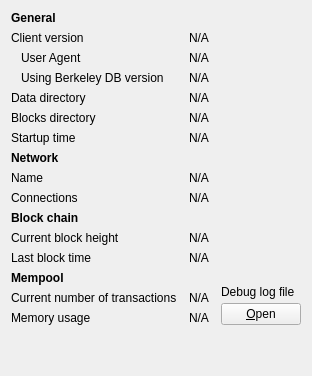
     <widget class="QWidget" name="tab_info">
      <attribute name="title">
       <string>&amp;Information</string>
      </attribute>
      <layout class="QGridLayout" name="gridLayout" columnstretch="0,1,0">
       <property name="horizontalSpacing">
        <number>12</number>
       </property>
       <item row="0" column="0">
        <widget class="QLabel" name="label_9">
         <property name="font">
          <font>
           <weight>75</weight>
           <bold>true</bold>
          </font>
         </property>
         <property name="text">
          <string>General</string>
         </property>
        </widget>
       </item>
       <item row="1" column="0">
        <widget class="QLabel" name="label_6">
         <property name="text">
          <string>Client version</string>
         </property>
        </widget>
       </item>
       <item row="1" column="1" colspan="2">
        <widget class="QLabel" name="clientVersion">
         <property name="cursor">
          <cursorShape>IBeamCursor</cursorShape>
         </property>
         <property name="text">
          <string>N/A</string>
         </property>
         <property name="textFormat">
          <enum>Qt::PlainText</enum>
         </property>
         <property name="textInteractionFlags">
          <set>Qt::LinksAccessibleByMouse|Qt::TextSelectableByKeyboard|Qt::TextSelectableByMouse</set>
         </property>
        </widget>
       </item>
       <item row="2" column="0">
        <widget class="QLabel" name="labelClientUserAgent">
         <property name="text">
          <string>User Agent</string>
         </property>
         <property name="indent">
          <number>10</number>
         </property>
        </widget>
       </item>
       <item row="2" column="1" colspan="2">
        <widget class="QLabel" name="clientUserAgent">
         <property name="cursor">
          <cursorShape>IBeamCursor</cursorShape>
         </property>
         <property name="text">
          <string>N/A</string>
         </property>
         <property name="textFormat">
          <enum>Qt::PlainText</enum>
         </property>
         <property name="textInteractionFlags">
          <set>Qt::LinksAccessibleByMouse|Qt::TextSelectableByKeyboard|Qt::TextSelectableByMouse</set>
         </property>
        </widget>
       </item>
       <item row="3" column="0">
        <widget class="QLabel" name="label_berkeleyDBVersion">
         <property name="text">
          <string>Using Berkeley DB version</string>
         </property>
         <property name="indent">
          <number>10</number>
         </property>
        </widget>
       </item>
       <item row="3" column="1" colspan="2">
        <widget class="QLabel" name="berkeleyDBVersion">
         <property name="cursor">
          <cursorShape>IBeamCursor</cursorShape>
         </property>
         <property name="text">
          <string>N/A</string>
         </property>
         <property name="textFormat">
          <enum>Qt::PlainText</enum>
         </property>
         <property name="textInteractionFlags">
          <set>Qt::LinksAccessibleByMouse|Qt::TextSelectableByKeyboard|Qt::TextSelectableByMouse</set>
         </property>
        </widget>
       </item>
       <item row="4" column="0">
        <widget class="QLabel" name="label_12">
         <property name="text">
          <string>Data directory</string>
         </property>
        </widget>
       </item>
       <item row="4" column="1" colspan="2">
        <widget class="QLabel" name="dataDir">
         <property name="cursor">
          <cursorShape>IBeamCursor</cursorShape>
         </property>
         <property name="toolTip">
          <string>To specify a non-default location of the data directory use the '%1' option.</string>
         </property>
         <property name="text">
          <string>N/A</string>
         </property>
         <property name="textFormat">
          <enum>Qt::PlainText</enum>
         </property>
         <property name="wordWrap">
          <bool>true</bool>
         </property>
         <property name="textInteractionFlags">
          <set>Qt::LinksAccessibleByMouse|Qt::TextSelectableByKeyboard|Qt::TextSelectableByMouse</set>
         </property>
        </widget>
       </item>
       <item row="5" column="0">
        <widget class="QLabel" name="label_11">
         <property name="text">
          <string>Blocks directory</string>
         </property>
        </widget>
       </item>
       <item row="5" column="1" colspan="2">
        <widget class="QLabel" name="blocksDir">
         <property name="cursor">
          <cursorShape>IBeamCursor</cursorShape>
         </property>
         <property name="toolTip">
          <string>To specify a non-default location of the blocks directory use the '%1' option.</string>
         </property>
         <property name="text">
          <string>N/A</string>
         </property>
         <property name="textFormat">
          <enum>Qt::PlainText</enum>
         </property>
         <property name="wordWrap">
          <bool>true</bool>
         </property>
         <property name="textInteractionFlags">
          <set>Qt::LinksAccessibleByMouse|Qt::TextSelectableByKeyboard|Qt::TextSelectableByMouse</set>
         </property>
        </widget>
       </item>
       <item row="6" column="0">
        <widget class="QLabel" name="label_13">
         <property name="text">
          <string>Startup time</string>
         </property>
        </widget>
       </item>
       <item row="6" column="1" colspan="2">
        <widget class="QLabel" name="startupTime">
         <property name="cursor">
          <cursorShape>IBeamCursor</cursorShape>
         </property>
         <property name="text">
          <string>N/A</string>
         </property>
         <property name="textFormat">
          <enum>Qt::PlainText</enum>
         </property>
         <property name="textInteractionFlags">
          <set>Qt::LinksAccessibleByMouse|Qt::TextSelectableByKeyboard|Qt::TextSelectableByMouse</set>
         </property>
        </widget>
       </item>
       <item row="7" column="0">
        <widget class="QLabel" name="labelNetwork">
         <property name="font">
          <font>
           <weight>75</weight>
           <bold>true</bold>
          </font>
         </property>
         <property name="text">
          <string>Network</string>
         </property>
        </widget>
       </item>
       <item row="8" column="0">
        <widget class="QLabel" name="label_8">
         <property name="text">
          <string>Name</string>
         </property>
        </widget>
       </item>
       <item row="8" column="1" colspan="2">
        <widget class="QLabel" name="networkName">
         <property name="cursor">
          <cursorShape>IBeamCursor</cursorShape>
         </property>
         <property name="text">
          <string>N/A</string>
         </property>
         <property name="textFormat">
          <enum>Qt::PlainText</enum>
         </property>
         <property name="textInteractionFlags">
          <set>Qt::LinksAccessibleByMouse|Qt::TextSelectableByKeyboard|Qt::TextSelectableByMouse</set>
         </property>
        </widget>
       </item>
       <item row="9" column="0">
        <widget class="QLabel" name="label_7">
         <property name="text">
          <string>Connections</string>
         </property>
        </widget>
       </item>
       <item row="9" column="1" colspan="2">
        <widget class="QLabel" name="numberOfConnections">
         <property name="cursor">
          <cursorShape>IBeamCursor</cursorShape>
         </property>
         <property name="text">
          <string>N/A</string>
         </property>
         <property name="textFormat">
          <enum>Qt::PlainText</enum>
         </property>
         <property name="textInteractionFlags">
          <set>Qt::LinksAccessibleByMouse|Qt::TextSelectableByKeyboard|Qt::TextSelectableByMouse</set>
         </property>
        </widget>
       </item>
       <item row="10" column="0">
        <widget class="QLabel" name="label_10">
         <property name="font">
          <font>
           <weight>75</weight>
           <bold>true</bold>
          </font>
         </property>
         <property name="text">
          <string>Block chain</string>
         </property>
        </widget>
       </item>
       <item row="11" column="0">
        <widget class="QLabel" name="label_3">
         <property name="text">
          <string>Current block height</string>
         </property>
        </widget>
       </item>
       <item row="11" column="1" colspan="2">
        <widget class="QLabel" name="numberOfBlocks">
         <property name="cursor">
          <cursorShape>IBeamCursor</cursorShape>
         </property>
         <property name="text">
          <string>N/A</string>
         </property>
         <property name="textFormat">
          <enum>Qt::PlainText</enum>
         </property>
         <property name="textInteractionFlags">
          <set>Qt::LinksAccessibleByMouse|Qt::TextSelectableByKeyboard|Qt::TextSelectableByMouse</set>
         </property>
        </widget>
       </item>
       <item row="12" column="0">
        <widget class="QLabel" name="labelLastBlockTime">
         <property name="text">
          <string>Last block time</string>
         </property>
        </widget>
       </item>
       <item row="12" column="1" colspan="2">
        <widget class="QLabel" name="lastBlockTime">
         <property name="cursor">
          <cursorShape>IBeamCursor</cursorShape>
         </property>
         <property name="text">
          <string>N/A</string>
         </property>
         <property name="textFormat">
          <enum>Qt::PlainText</enum>
         </property>
         <property name="textInteractionFlags">
          <set>Qt::LinksAccessibleByMouse|Qt::TextSelectableByKeyboard|Qt::TextSelectableByMouse</set>
         </property>
        </widget>
       </item>
       <item row="13" column="0">
        <widget class="QLabel" name="labelMempoolTitle">
         <property name="font">
          <font>
           <weight>75</weight>
           <bold>true</bold>
          </font>
         </property>
         <property name="text">
          <string>Mempool</string>
         </property>
        </widget>
       </item>
       <item row="14" column="0">
        <widget class="QLabel" name="labelNumberOfTransactions">
         <property name="text">
          <string>Current number of transactions</string>
         </property>
        </widget>
       </item>
       <item row="14" column="1">
        <widget class="QLabel" name="mempoolNumberTxs">
         <property name="cursor">
          <cursorShape>IBeamCursor</cursorShape>
         </property>
         <property name="text">
          <string>N/A</string>
         </property>
         <property name="textFormat">
          <enum>Qt::PlainText</enum>
         </property>
         <property name="textInteractionFlags">
          <set>Qt::LinksAccessibleByMouse|Qt::TextSelectableByKeyboard|Qt::TextSelectableByMouse</set>
         </property>
        </widget>
       </item>
       <item row="15" column="0">
        <widget class="QLabel" name="labelMemoryUsage">
         <property name="text">
          <string>Memory usage</string>
         </property>
        </widget>
       </item>
       <item row="15" column="1">
        <widget class="QLabel" name="mempoolSize">
         <property name="cursor">
          <cursorShape>IBeamCursor</cursorShape>
         </property>
         <property name="text">
          <string>N/A</string>
         </property>
         <property name="textFormat">
          <enum>Qt::PlainText</enum>
         </property>
         <property name="textInteractionFlags">
          <set>Qt::LinksAccessibleByMouse|Qt::TextSelectableByKeyboard|Qt::TextSelectableByMouse</set>
         </property>
        </widget>
       </item>
       <item row="13" column="2" rowspan="3">
        <layout class="QVBoxLayout" name="verticalLayoutDebugButton">
         <property name="spacing">
          <number>4</number>
         </property>
         <item>
          <spacer name="verticalSpacer_2">
           <property name="orientation">
            <enum>Qt::Vertical</enum>
           </property>
           <property name="sizeHint" stdset="0">
            <size>
             <width>10</width>
             <height>0</height>
            </size>
           </property>
          </spacer>
         </item>
         <item>
          <widget class="QLabel" name="labelDebugLogfile">
           <property name="text">
            <string>Debug log file</string>
           </property>
          </widget>
         </item>
         <item>
          <widget class="QPushButton" name="openDebugLogfileButton">
           <property name="toolTip">
            <string>Open the %1 debug log file from the current data directory. This can take a few seconds for large log files.</string>
           </property>
           <property name="text">
            <string>&amp;Open</string>
           </property>
           <property name="autoDefault">
            <bool>false</bool>
           </property>
          </widget>
         </item>
        </layout>
       </item>
       <item row="16" column="0">
        <spacer name="verticalSpacer">
         <property name="orientation">
          <enum>Qt::Vertical</enum>
         </property>
         <property name="sizeHint" stdset="0">
          <size>
           <width>20</width>
           <height>40</height>
          </size>
         </property>
        </spacer>
       </item>
      </layout>
     </widget>
